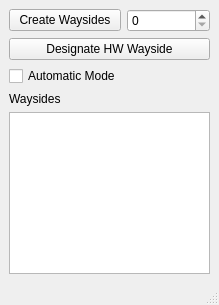
<?xml version="1.0" encoding="UTF-8"?>
<ui version="4.0">
 <class>SWTCInterface</class>
 <widget class="QMainWindow" name="SWTCInterface">
  <property name="geometry">
   <rect>
    <x>0</x>
    <y>0</y>
    <width>219</width>
    <height>305</height>
   </rect>
  </property>
  <property name="windowTitle">
   <string>SWTCInterface</string>
  </property>
  <widget class="QWidget" name="centralwidget">
   <layout class="QGridLayout" name="gridLayout">
    <item row="0" column="0">
     <widget class="QPushButton" name="CreateWaysides">
      <property name="text">
       <string>Create Waysides</string>
      </property>
     </widget>
    </item>
    <item row="0" column="1">
     <widget class="QSpinBox" name="WaysideNum"/>
    </item>
    <item row="1" column="0" colspan="2">
     <widget class="QPushButton" name="DesignateHWWayside">
      <property name="text">
       <string>Designate HW Wayside</string>
      </property>
     </widget>
    </item>
    <item row="2" column="0">
     <widget class="QCheckBox" name="autoMode">
      <property name="text">
       <string>Automatic Mode</string>
      </property>
     </widget>
    </item>
    <item row="3" column="0" colspan="2">
     <widget class="QLabel" name="label_13">
      <property name="text">
       <string>Waysides</string>
      </property>
     </widget>
    </item>
    <item row="4" column="0" colspan="2">
     <widget class="QListWidget" name="WaysideList"/>
    </item>
   </layout>
  </widget>
  <widget class="QMenuBar" name="menubar">
   <property name="geometry">
    <rect>
     <x>0</x>
     <y>0</y>
     <width>219</width>
     <height>19</height>
    </rect>
   </property>
  </widget>
  <widget class="QStatusBar" name="statusbar"/>
 </widget>
 <resources/>
 <connections/>
</ui>
